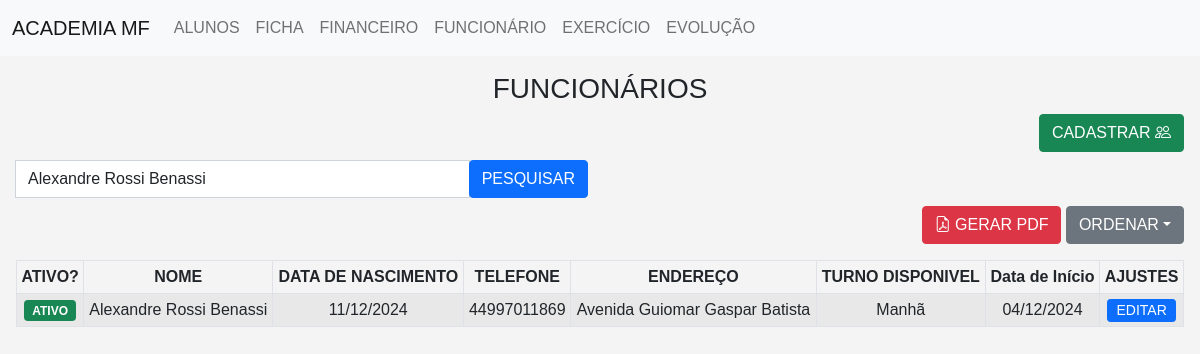
Page /Funcionario/index.php?pesquisa=Alexandre Rossi Benassi&ordenar=DESC on the committed database.
### tables this page shows
CREATE TABLE `funcionario` (
  `id` int(11) NOT NULL,
  `nome` varchar(255) DEFAULT NULL,
  `data_nascimento` date DEFAULT NULL,
  `telefone` varchar(255) DEFAULT NULL,
  `endereco` varchar(255) DEFAULT NULL,
  `turno_disponivel` varchar(255) DEFAULT NULL,
  `data_matricula` date NOT NULL,
  `ativo` tinyint(1) DEFAULT 1
);

### Classe/Conexao.php (called while the page is built)
<?php
class Db{
    public static function conexao(){
        try {
            $conexao = new PDO("mysql:host=localhost;dbname=heman;", "root", "");
            $conexao->setAttribute(PDO::ATTR_ERRMODE, PDO::ERRMODE_EXCEPTION);
            return $conexao;
        } catch (PDOException $e) {
            return NULL;
        }
    }
}
?>

### Funcionario/index.php (the view, shortened to what this page needs)
<!doctype html>
<html lang="pt-BR">
<head>
    <link href="https://cdn.jsdelivr.net/npm/bootstrap@5.0.2/dist/css/bootstrap.min.css" rel="stylesheet">
    <link rel="stylesheet" href="https://cdn.jsdelivr.net/npm/bootstrap-icons@1.10.5/font/bootstrap-icons.css">
    <link rel="stylesheet" href="https://cdn.jsdelivr.net/npm/bootstrap-icons@1.8.1/font/bootstrap-icons.css">
    <link rel="stylesheet" href="style.css">
</head>
<body>
<?php include("../Classe/Conexao.php") ?>
<?php include("../Navbar/navbar.php"); ?>
<?php $pesquisa = isset($_GET["pesquisa"]) ? $_GET["pesquisa"] : NULL; ?>
<?php $ordenar = isset($_GET["ordenar"]) ? $_GET["ordenar"] : "ASC"; ?>
<section class="p-3">
    <h3>FUNCIONÁRIOS</h3>
    <div class="text-end mb-2 conteudo-esconder-pdf">
        <button class="btn btn-success" data-bs-toggle="modal" data-bs-target="#cadastrar">
            CADASTRAR <i class="bi bi-people"></i>
        </button>
    </div>
    <form method="get" class="mb-2 conteudo-esconder-pdf">
        <div class="row">
            <div class="col-md-6">
                <div class="input-group">
                    <input name="pesquisa" value="<?php echo $pesquisa; ?>" type="text" class="form-control" placeholder="Buscar por nome...">
                    <div class="input-group-pprend">
                        <button class="btn btn-primary">PESQUISAR</button>
                    </div>
                </div>
            </div>
        </div>
    </form>
    <div class="col-12 text-end conteudo-esconder-pdf">
        <div class="d-inline">
            <button class="btn btn-danger botao-gerar-pdf">
                <i class="bi bi-file-earmark-pdf"></i> GERAR PDF
            </button>
        </div>
        <div class="d-inline">
            <div class="dropdown d-inline">
                <button class="btn btn-secondary dropdown-toggle" type="button" id="filterDropdown" data-bs-toggle="dropdown" aria-expanded="false">ORDENAR</button>
            </div>
        </div>
    </div>
    <table class="table table-striped table-hover mt-3 text-center table-bordered table-sm">
        <thead>
            <tr>
                <th>ATIVO?</th>
                <th>NOME</th>
                <th>DATA DE NASCIMENTO</th>
                <th>TELEFONE</th>
                <th>ENDEREÇO</th>
                <th>TURNO DISPONIVEL</th>
                <th>Data de Início</th>
                <th class="conteudo-esconder-pdf">AJUSTES</th>
            </tr>
        </thead>
        <tbody>
            <?php
            $sql = ("SELECT * FROM `funcionario`");
            if($pesquisa){
                $sql .= (" WHERE `nome` LIKE '%{$pesquisa}%'");
            }
            if($ordenar == "ASC"){
                $sql .= (" ORDER BY `data_matricula` ASC");
            }else if($ordenar == "DESC"){
                $sql .= (" ORDER BY `data_matricula` DESC");
            }
            $executar = Db::conexao()->query($sql);
            $funcionarios = $executar->fetchAll(PDO::FETCH_OBJ);
            ?>
            <?php foreach ($funcionarios as $funcionario) { ?>
                <tr>
                    <td>
                        <?php if($funcionario->ativo == 1) { ?>
                            <span class="badge bg-success">ATIVO</span>
                        <?php } else { ?>
                            <span class="badge bg-danger">INATIVO</span>
                        <?php } ?>
                    </td>
                    <td><?php echo $funcionario->nome; ?></td>
                    <td><?php echo date('d/m/Y', strtotime($funcionario->data_nascimento)); ?></td>
                    <td><?php echo $funcionario->telefone; ?></td>
                    <td><?php echo $funcionario->endereco; ?></td>
                    <td><?php echo $funcionario->turno_disponivel; ?></td>
                    <td><?php echo date('d/m/Y', strtotime($funcionario->data_matricula)); ?></td>
                    <td class="conteudo-esconder-pdf">
                        <button
                            class="conteudo-esconder-pdf btn btn-primary btn-sm p-0 ps-2 pe-2 botao-selecionar-matricula"
                            data-id="<?php echo $funcionario->id; ?>"
                            data-nome="<?php echo $funcionario->nome; ?>"
                            data-data_nascimento="<?php echo $funcionario->data_nascimento; ?>"
                            data-telefone="<?php echo $funcionario->telefone; ?>"
                            data-endereco="<?php echo $funcionario->endereco; ?>"
                            data-turno_disponivel="<?php echo $funcionario->turno_disponivel; ?>"
                            data-data_matricula="<?php echo $funcionario->data_matricula; ?>"
                            data-ativo="<?php echo $funcionario->ativo; ?>">
                            EDITAR
                        </button>
                    </td>
                </tr>
            <?php } ?>
    </table>
</section>
</body>
</html>

### Evolucao/style.css (style rules this page uses)
body { font-family: Arial, sans-serif; background-color: #f4f4f4; text-align: center; background-image: url(Academia1.png); }
button { padding: 10px 20px; border: none; border-radius: 5px; background-color: #198754; color: white; cursor: pointer; }

### rows in the picture
funcionario: ativo "ATIVO", nome "Alexandre Rossi Benassi", data_nascimento "11/12/2024", telefone "44997011869", endereco "Avenida Guiomar Gaspar Batista", turno_disponivel "Manhã", data_matricula "04/12/2024"
